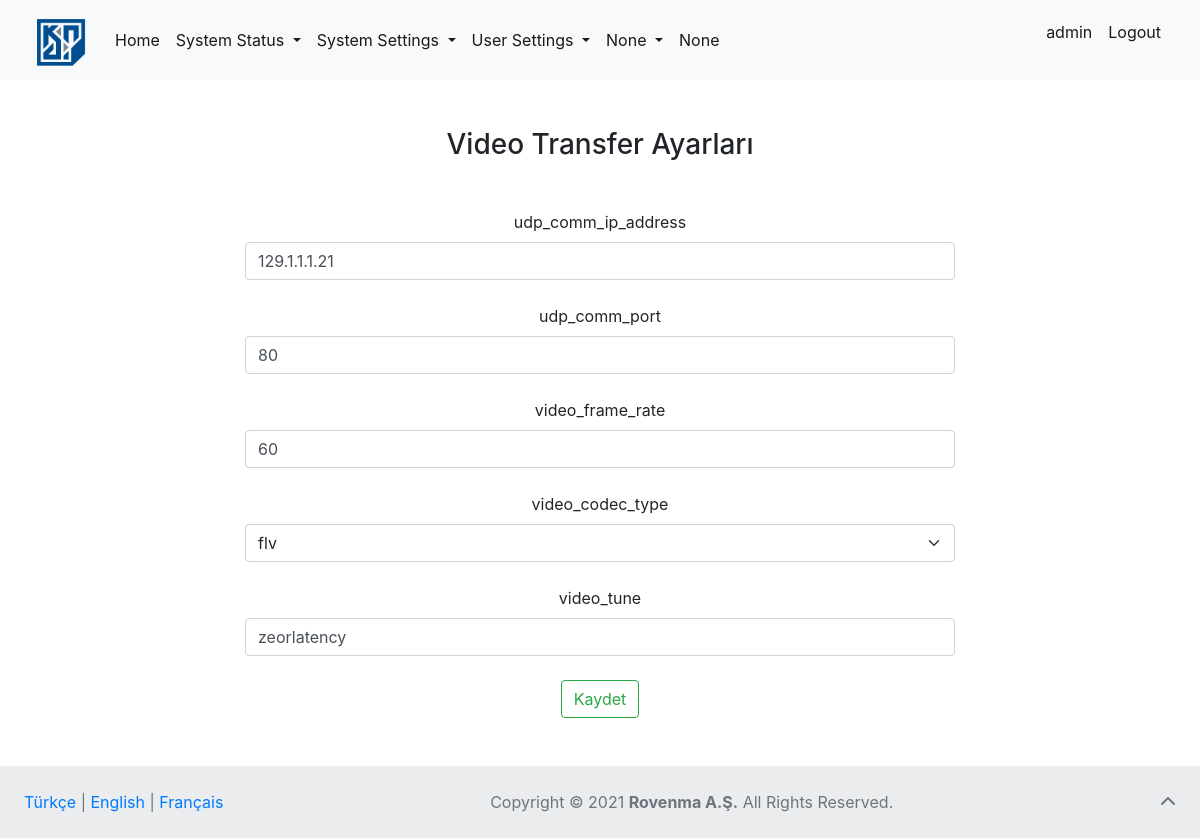
Page /video-transfer-settings/ (signed in) on the earlier database version.
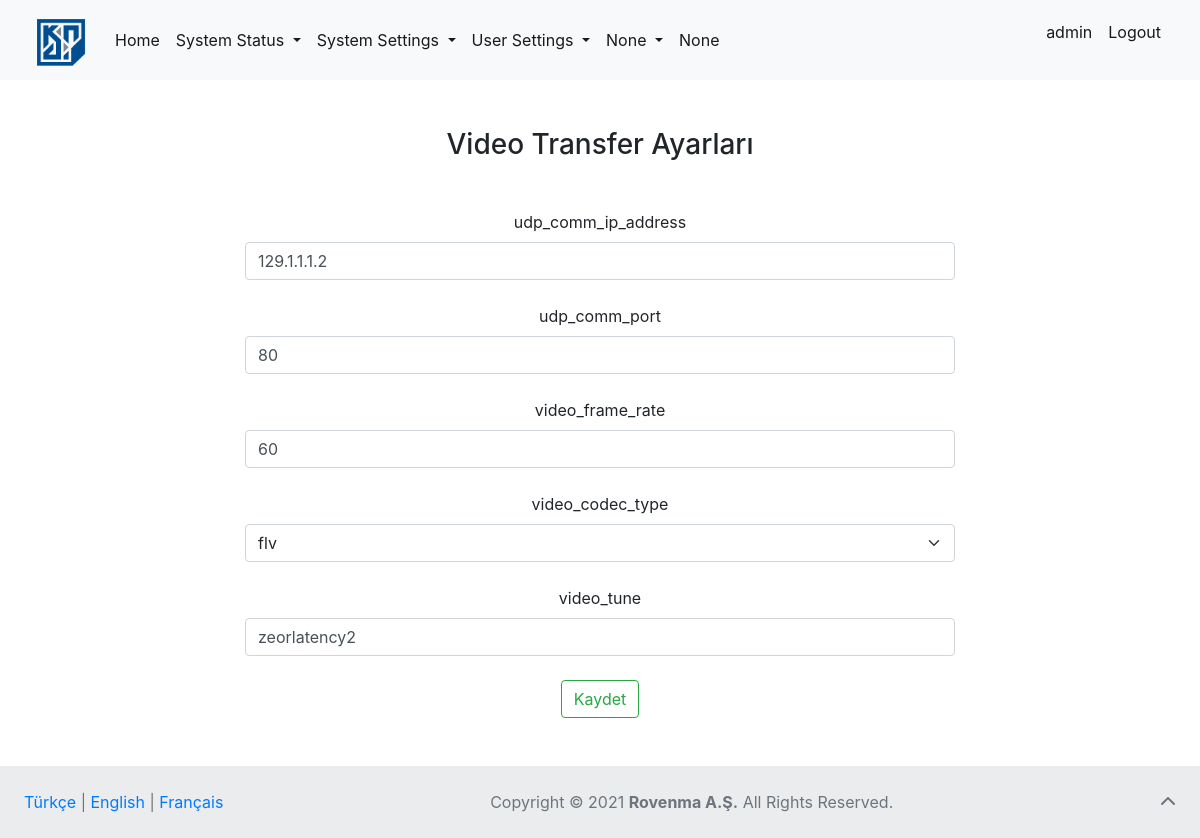
Same page on the later database version.
### video_transfer/models.py (models this page shows, shortened)
class GeneralSettings(models.Model):
  codec_types = [
    ("0", "flv"),
    ("1", "avi"),
    ("2", "hls"),
    ("3", "ogg"),
    ("4", "mpeg4"),
    ("5", "gif"),
    ("6", "jpeg2000")
  ]
  udp_comm_ip_address = models.GenericIPAddressField(verbose_name="udp_comm_ip_address")
  udp_comm_port = models.IntegerField(verbose_name="udp_comm_port")
  video_frame_rate = models.IntegerField(verbose_name="video_frame_rate (fps)")
  video_codec_type = models.CharField(verbose_name="video_codec_type", max_length=10, choices=codec_types)
  video_tune = models.CharField(verbose_name="video_tune", max_length=15, default=None)

### video_transfer/views.py (the view)
# urls.py: path('video-transfer-settings/', views.settings,
def settings(request):
    if request.user.is_authenticated:
        lang = "EN"
        cookie_lang = request.COOKIES.get("lang")
        for article in NavbarFooterArticles.objects.all():
            if cookie_lang == article.lang:
                lang = article.lang
                break
        navbar = NavbarFooterArticles.objects.get(lang=lang)
        general_settings = GeneralSettings.objects.all().first()
        if request.method == "POST":
            general_settings.udp_comm_ip_address = request.POST.get(
                "ip_address")
            general_settings.udp_comm_port = request.POST.get("port")
            general_settings.video_frame_rate = request.POST.get("frame")
            general_settings.video_codec_type = request.POST.get("codec")
            general_settings.video_tune = request.POST.get("tune")
            print(request.POST.get("codec"))
            general_settings.save()
            return redirect("video_transfer_settings")
        else:
            context = {
                "general_settings": general_settings,
                "navbar_articles": navbar
            }
            return render(request, "video_transfer/settings.html", context=context)
    else:
        return redirect('login')

### templates/video_transfer/settings.html (shortened to what this page needs)
{% extends 'base.html' %}  {% block body %}
<div class="container mt-5">
  <h3 class="text mt-3 mb-5">Video Transfer Ayarları</h3>
  <form method="POST">
    <div class="col-8">
      <div class="mt-4">
        <label for="ip_address" class="form-label">udp_comm_ip_address</label>
        <input
          type="text"
          class="form-control"
          id="ip_address"
          value="{{ general_settings.udp_comm_ip_address }}"
          name="ip_address"
        />
      </div>
      <div class="mt-4">
        <label for="port" class="form-label">udp_comm_port</label>
        <input
          type="text"
          class="form-control"
          id="port"
          value="{{ general_settings.udp_comm_port }}"
          name="port"
        />
      </div>
      <div class="mt-4">
        <label for="frame" class="form-label">video_frame_rate</label>
        <input
          type="text"
          class="form-control"
          id="frame"
          value="{{ general_settings.video_frame_rate }}"
          name="frame"
        />
      </div>
      <div class="mt-4">
        <label for="codec" class="form-label">video_codec_type</label>
      </div>
      <select class="form-select" name="codec" id="codec">
        <option value="0">flv</option>
      </select>
      <div class="mt-4">
        <label for="tune" class="form-label">video_tune</label>
        <input
          type="text"
          class="form-control"
          id="tune"
          value="{{ general_settings.video_tune }}"
          name="tune"
        />
      </div>
      <button type="submit" class="mt-4 mb-5 btn btn-outline-success">
        Kaydet
      </button>
    </div>
  </form>
</div>
{% endblock body %}

Differences in the rows shown:
changed GeneralSettings: ip_address "129.1.1.1.21" → "129.1.1.1.2"; tune "zeorlatency" → "zeorlatency2"
